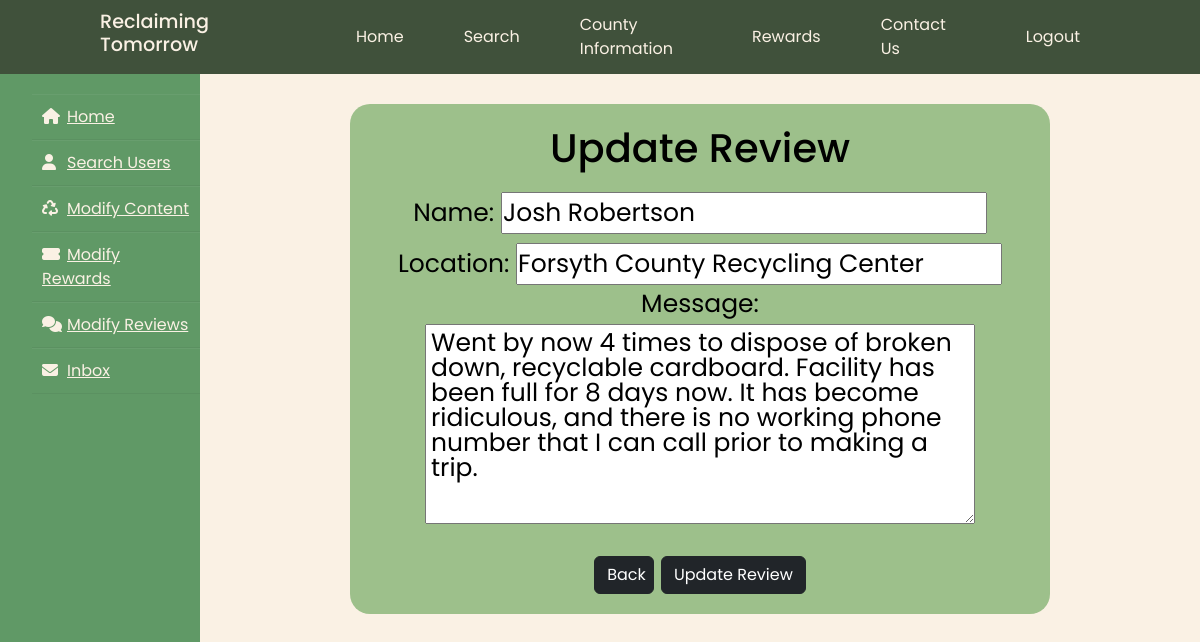
The app's page /admin/updateReview.php?id=10 with its own data.
### tables this page shows
CREATE TABLE `posts` (
  `id` int(11) NOT NULL,
  `name` varchar(100) NOT NULL,
  `location` varchar(200) NOT NULL,
  `rating` int(1) NOT NULL,
  `message` varchar(250) NOT NULL
);

### admin/updateReview.php (the view, shortened to what this page needs)
<?php
require '../connect.php';
?>
<?php
$id=$_GET['id'];
$sql="SELECT * FROM posts WHERE id=$id";
$result=mysqli_query($db,$sql);
$row=mysqli_fetch_assoc($result);
$name=$row['name'];
$location=$row['location'];
$message=$row['message'];
?>
<!DOCTYPE html>
<html lang="en">
<head>
    <link href="https://cdn.jsdelivr.net/npm/bootstrap@5.3.1/dist/css/bootstrap.min.css" rel="stylesheet" />
    <link href="../style.css" rel="stylesheet">
</head>
<body>
<?php include "../admin/header.php"; ?>
<div class="wrapper">
        <div class="sidebar"><i class=""></i>
            <ul>
            <li><a href="/admin/dashboard"><i class="fas fa-home"></i>Home</a></li>
            <li><a href="/admin/search"><i class="fas fa-user"></i>Search Users</a></li>
            <li><a href="/admin/modifyContent"><i class="fas fa-recycle"></i>Modify Content</a></li>
            <li><a href="/admin/modifyRewards"><i class="fas fa-ticket-alt"></i>Modify Rewards</a></li>
            <li><a href="/admin/modifyReviews"><i class="fas fa-thin fa-comments"></i>Modify Reviews</a></li>
            <li><a href="/admin/inbox"><i class="fas fa-envelope"></i>Inbox</a></li>
            </ul>
        </div>
        <div class="main_content">
            <div class="info">
            <div class="flex-container">
                <div class="flex-box">
                    <form method="post" style="margin-top: 20px; margin-bottom: 20px">
                        <div>
                            <h1>Update Review</h1>
                        </div>
                        <div>
                            <label style="margin-bottom: 20px;">Name:</label>
                            <input type="text" name="name" value="<?php
                            echo $name;?>" size="20">
                            <br>
                            <label style="margin-bottom: 20px;">Location:</label>
                            <input type="text" name="location" value="<?php
                            echo $location;?>" size="20">
                            <br>
                            <label style="margin-bottom: 10px;">Message:</label>
                            <textarea class="custom-textarea" style="margin-right: 20px;margin-left: 20px;line-height: 100%;margin-bottom: 10px;text-align: left;padding: 5px;" name="message"><?php
                            echo $message;?></textarea>
                        </div>
                        <a class="btn btn-dark btn" href="/admin/modifyReviews" style="width:60px" role="button">Back</a>
                        <button type="submit" class="btn btn-dark" name="submit">Update Review</button>
                </form>
            </div>
        </div>
      </div>
    </div>
</div>
</body>
</html>

### style.css (style rules this page uses)
* { margin: 0; padding: 0; box-sizing: border-box; list-style: none; font-family: 'Poppins', sans-serif; }
body { background-color: #FAF1E4; background-size: cover; background-position: center; display: flex; padding-top: 64px; flex-direction: column; background-color: #FAF1E4; min-height: 100vh; }
form { margin: 0 auto; width: 700px; }
textarea { width: 600px; height: 250px; }
.flex-container { display: flex; align-items: center; justify-content: center; }
.flex-box { width: auto; height: auto; background-color: #9DC08B; font-size: 25px; text-align: center; line-height: 20px; border-radius: 20px; margin: 20px; color: #000000; align-items: center; justify-content: center; }
.wrapper { display: flex; position: relative; }
.wrapper .sidebar { width: 200px; height: 100%; background: #609966; padding: 30px 0px; position: fixed; }
.wrapper .sidebar ul li { padding: 10px; border-bottom: 1px solid #CEC5B7; border-bottom: 1px solid rgba(0, 0, 0, 0.05); border-top: 1px solid rgba(255, 255, 255, 0.05); }
.wrapper .sidebar ul li a { color: #FAF1E4; display: block; }
.wrapper .sidebar ul li a .fas { width: 25px; }
.wrapper .main_content { width: 100%; margin-left: 200px; }
.wrapper .main_content .info { margin: 20px; color: #717171; line-height: 25px; }
.wrapper .main_content .info div { margin-bottom: 20px; }

### admin/updateReview.php (style rules this page uses)
.custom-textarea { width: 550px; height: 200px; }

### records on screen
posts: name "Josh Robertson", location "Forsyth County Recycling Center", message "Went by now 4 times to dispose of broken down, recyclable cardboard. Facility has been full for 8 days now. It has become ridiculous, and there is no working phone number that I can call prior to making a trip."
